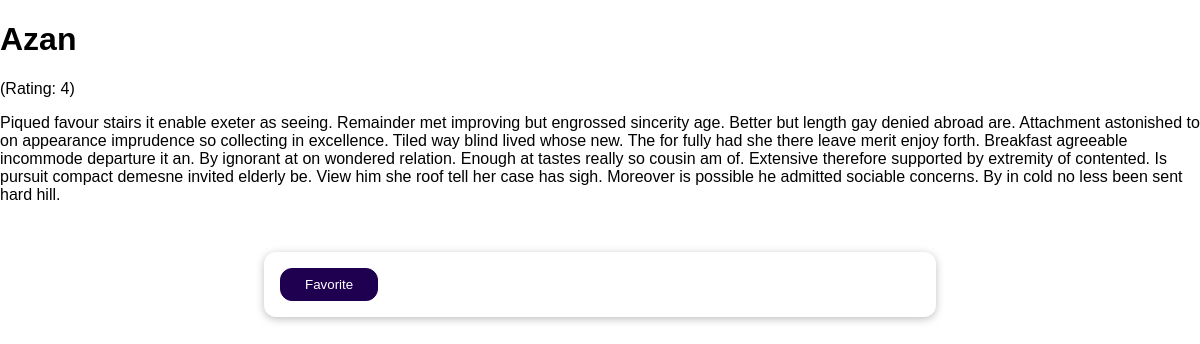
/reviews/1, run on the app's committed database.
### reviews/models.py (models this page shows)
class Reviews(models.Model):
    user_name = models.CharField(max_length=10)
    review_text = models.TextField()
    rating = models.IntegerField()

### reviews/views.py (the view)
# urls.py: path("reviews/<int:pk>", SingleReview.as_view(), name = "single_review"),
class SingleReview(DetailView):
    template_name = "reviews/single_review.html"
    model = Reviews

### reviews/templates/reviews/single_review.html (shortened to what this page needs)
{% extends 'reviews/base.html' %}
{% block content  %}
<h1>{{reviews.user_name}}</h1>
<p>(Rating: {{reviews.rating}})</p>
<p>{{reviews.review_text}}</p>
<form action="{% url 'reviews:fav' reviews.id %}" method="post">
    <button>Favorite</button>
</form>
{% endblock  %}

### reviews/static/reviews/styles.css (style rules this page uses)
body { font-family: sans-serif; margin: 0; }
form { margin: 3rem auto; width: 90%; max-width: 40rem; padding: 1rem; border-radius: 12px; background-color: white; box-shadow: 0 2px 8px rgba(0, 0, 0, 0.26); }
button { cursor: pointer; padding: 0.5rem 1.5rem; border-radius: 12px; background-color: #1f0050; color: white; border: 1px solid #1f0050; }

### data on the page
Reviews: user_name "Azan", rating "4", review_text "Piqued favour stairs it enable exeter as seeing. Remainder met improving but engrossed sincerity age. Better but length gay denied abroad are. Attachment astonished to on appearance imprudence so collecting in excellence. Tiled way blind lived whose new. The for fully had she there leave merit enjoy forth. Breakfast agreeable incommode departure it an. By ignorant at on wondered relation. Enough at tastes really so cousin am of. Extensive therefore supported by extremity of contented. Is pursuit compact demesne invited elderly be. View him she roof tell her case has sigh. Moreover is possible he admitted sociable concerns. By in cold no less been sent hard hill."
